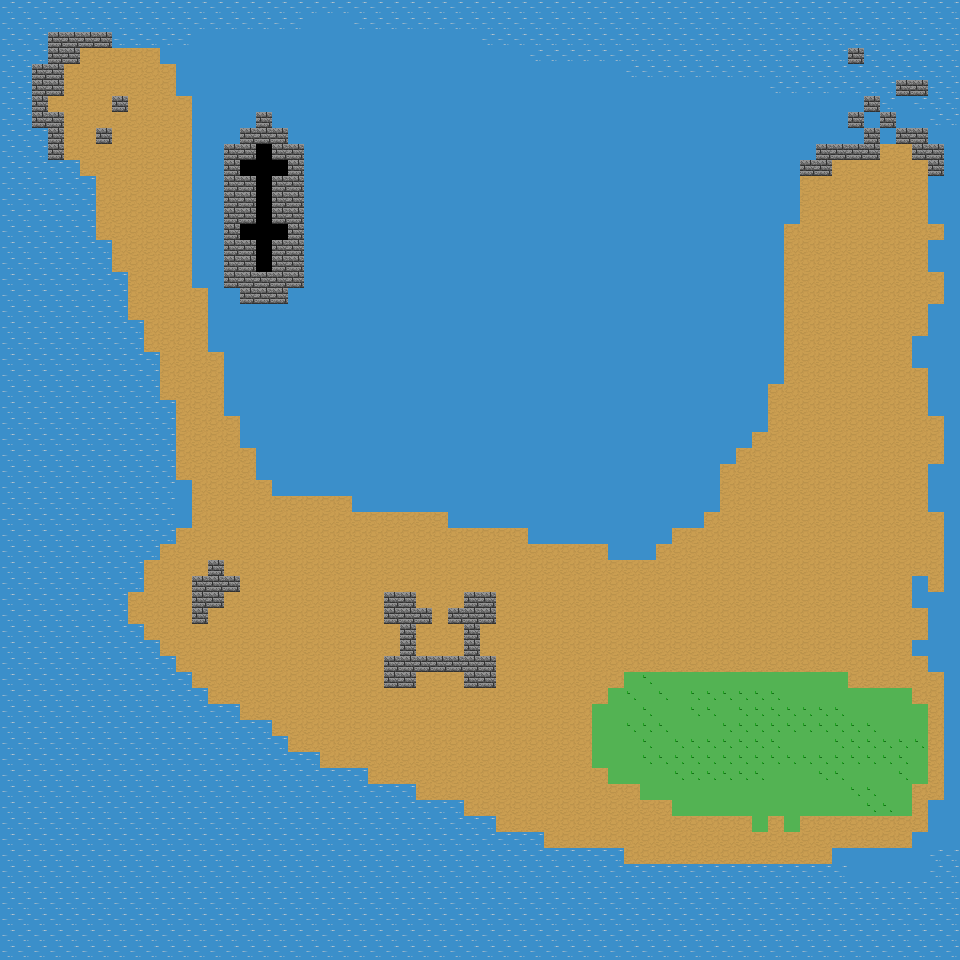

Below is a game level as drawn by its tile map, then a one-line description and the .tmx file that defines it, in full:
An orthogonal 60x60 tile map with 16x16 px tiles, 1 tile layer (Tile Layer 1).

<map version="1.10" tiledversion="1.11.0" orientation="orthogonal" renderorder="right-down" width="60" height="60" tilewidth="16" tileheight="16" infinite="0" nextlayerid="2" nextobjectid="1">
 <tileset firstgid="1" source="tileset.tsx" />
 <layer id="1" name="Tile Layer 1" width="60" height="60">
  <data encoding="csv">
7,7,7,7,7,7,7,7,7,7,7,7,7,7,7,7,7,7,7,7,7,7,7,7,7,7,7,7,7,7,7,7,7,7,7,7,7,7,7,7,7,7,7,7,7,7,7,7,7,7,7,7,7,7,7,7,7,7,7,7,
7,7,7,7,7,7,7,7,7,7,7,7,7,7,7,7,7,7,7,5,5,5,7,7,7,7,7,7,7,7,7,7,7,7,7,7,7,7,7,7,7,7,7,7,7,7,7,7,7,7,7,7,7,7,7,7,7,7,7,7,
7,7,7,6,6,6,6,7,7,7,7,7,5,5,5,5,5,5,5,5,5,5,5,5,5,5,5,5,5,5,7,7,7,7,7,7,7,7,7,7,7,7,7,7,7,7,7,7,7,7,7,7,7,7,7,7,7,7,7,7,
7,7,7,6,6,4,4,4,4,4,5,5,5,5,5,5,5,5,5,5,5,5,5,5,5,5,5,5,5,5,5,5,5,7,7,7,7,7,7,7,7,7,7,7,7,7,7,7,7,7,7,7,7,6,7,7,7,7,7,7,
7,7,6,6,4,4,4,4,4,4,4,5,5,5,5,5,5,5,5,5,5,5,5,5,5,5,5,5,5,5,5,5,5,5,5,5,5,5,5,7,7,7,7,7,7,7,7,7,7,7,7,7,7,7,7,7,7,7,7,7,
7,7,6,6,4,4,4,4,4,4,4,5,5,5,5,5,5,5,5,5,5,5,5,5,5,5,5,5,5,5,5,5,5,5,5,5,5,5,5,5,5,5,5,5,5,5,5,5,7,7,7,7,7,7,7,7,6,6,7,7,
7,7,6,4,4,4,4,6,4,4,4,4,5,5,5,5,5,5,5,5,5,5,5,5,5,5,5,5,5,5,5,5,5,5,5,5,5,5,5,5,5,5,5,5,5,5,5,5,5,5,5,5,5,5,6,7,5,7,7,7,
7,7,6,6,4,4,4,4,4,4,4,4,5,5,5,5,6,5,5,5,5,5,5,5,5,5,5,5,5,5,5,5,5,5,5,5,5,5,5,5,5,5,5,5,5,5,5,5,5,5,5,5,5,6,5,6,5,5,7,7,
7,7,7,6,4,4,6,4,4,4,4,4,5,5,5,6,6,6,5,5,5,5,5,5,5,5,5,5,5,5,5,5,5,5,5,5,5,5,5,5,5,5,5,5,5,5,5,5,5,5,5,5,5,5,6,5,6,6,5,5,
7,7,7,6,4,4,4,4,4,4,4,4,5,5,6,6,1,6,6,5,5,5,5,5,5,5,5,5,5,5,5,5,5,5,5,5,5,5,5,5,5,5,5,5,5,5,5,5,5,5,5,6,6,6,6,4,4,6,6,5,
7,7,7,7,7,4,4,4,4,4,4,4,5,5,6,1,1,1,6,5,5,5,5,5,5,5,5,5,5,5,5,5,5,5,5,5,5,5,5,5,5,5,5,5,5,5,5,5,5,5,6,6,4,4,4,4,4,4,6,5,
7,7,7,7,7,7,4,4,4,4,4,4,5,5,6,6,1,6,6,5,5,5,5,5,5,5,5,5,5,5,5,5,5,5,5,5,5,5,5,5,5,5,5,5,5,5,5,5,5,5,4,4,4,4,4,4,4,4,5,5,
7,7,7,7,7,7,4,4,4,4,4,4,5,5,6,6,1,6,6,5,5,5,5,5,5,5,5,5,5,5,5,5,5,5,5,5,5,5,5,5,5,5,5,5,5,5,5,5,5,5,4,4,4,4,4,4,4,4,5,5,
7,7,7,7,7,7,4,4,4,4,4,4,5,5,6,6,1,6,6,5,5,5,5,5,5,5,5,5,5,5,5,5,5,5,5,5,5,5,5,5,5,5,5,5,5,5,5,5,5,5,4,4,4,4,4,4,4,4,5,5,
7,7,7,7,7,7,4,4,4,4,4,4,5,5,6,1,1,1,6,5,5,5,5,5,5,5,5,5,5,5,5,5,5,5,5,5,5,5,5,5,5,5,5,5,5,5,5,5,5,4,4,4,4,4,4,4,4,4,4,5,
7,7,7,7,7,7,7,4,4,4,4,4,5,5,6,6,1,6,6,5,5,5,5,5,5,5,5,5,5,5,5,5,5,5,5,5,5,5,5,5,5,5,5,5,5,5,5,5,5,4,4,4,4,4,4,4,4,4,5,5,
7,7,7,7,7,7,7,4,4,4,4,4,5,5,6,6,1,6,6,5,5,5,5,5,5,5,5,5,5,5,5,5,5,5,5,5,5,5,5,5,5,5,5,5,5,5,5,5,5,4,4,4,4,4,4,4,4,4,5,5,
7,7,7,7,7,7,7,7,4,4,4,4,5,5,6,6,6,6,6,5,5,5,5,5,5,5,5,5,5,5,5,5,5,5,5,5,5,5,5,5,5,5,5,5,5,5,5,5,5,4,4,4,4,4,4,4,4,4,4,5,
7,7,7,7,7,7,7,7,4,4,4,4,4,5,5,6,6,6,5,5,5,5,5,5,5,5,5,5,5,5,5,5,5,5,5,5,5,5,5,5,5,5,5,5,5,5,5,5,5,4,4,4,4,4,4,4,4,4,4,5,
7,7,7,7,7,7,7,7,4,4,4,4,4,5,5,5,5,5,5,5,5,5,5,5,5,5,5,5,5,5,5,5,5,5,5,5,5,5,5,5,5,5,5,5,5,5,5,5,5,4,4,4,4,4,4,4,4,4,5,5,
7,7,7,7,7,7,7,7,7,4,4,4,4,5,5,5,5,5,5,5,5,5,5,5,5,5,5,5,5,5,5,5,5,5,5,5,5,5,5,5,5,5,5,5,5,5,5,5,5,4,4,4,4,4,4,4,4,4,5,5,
7,7,7,7,7,7,7,7,7,4,4,4,4,5,5,5,5,5,5,5,5,5,5,5,5,5,5,5,5,5,5,5,5,5,5,5,5,5,5,5,5,5,5,5,5,5,5,5,5,4,4,4,4,4,4,4,4,5,5,5,
7,7,7,7,7,7,7,7,7,7,4,4,4,4,5,5,5,5,5,5,5,5,5,5,5,5,5,5,5,5,5,5,5,5,5,5,5,5,5,5,5,5,5,5,5,5,5,5,5,4,4,4,4,4,4,4,4,5,5,5,
7,7,7,7,7,7,7,7,7,7,4,4,4,4,5,5,5,5,5,5,5,5,5,5,5,5,5,5,5,5,5,5,5,5,5,5,5,5,5,5,5,5,5,5,5,5,5,5,5,4,4,4,4,4,4,4,4,4,5,5,
7,7,7,7,7,7,7,7,7,7,4,4,4,4,5,5,5,5,5,5,5,5,5,5,5,5,5,5,5,5,5,5,5,5,5,5,5,5,5,5,5,5,5,5,5,5,5,5,4,4,4,4,4,4,4,4,4,4,5,5,
7,7,7,7,7,7,7,7,7,7,7,4,4,4,5,5,5,5,5,5,5,5,5,5,5,5,5,5,5,5,5,5,5,5,5,5,5,5,5,5,5,5,5,5,5,5,5,5,4,4,4,4,4,4,4,4,4,4,5,5,
7,7,7,7,7,7,7,7,7,7,7,4,4,4,4,5,5,5,5,5,5,5,5,5,5,5,5,5,5,5,5,5,5,5,5,5,5,5,5,5,5,5,5,5,5,5,5,5,4,4,4,4,4,4,4,4,4,4,4,5,
7,7,7,7,7,7,7,7,7,7,7,4,4,4,4,5,5,5,5,5,5,5,5,5,5,5,5,5,5,5,5,5,5,5,5,5,5,5,5,5,5,5,5,5,5,5,5,4,4,4,4,4,4,4,4,4,4,4,4,5,
7,7,7,7,7,7,7,7,7,7,7,4,4,4,4,4,5,5,5,5,5,5,5,5,5,5,5,5,5,5,5,5,5,5,5,5,5,5,5,5,5,5,5,5,5,5,4,4,4,4,4,4,4,4,4,4,4,4,4,5,
7,7,7,7,7,7,7,7,7,7,7,4,4,4,4,4,5,5,5,5,5,5,5,5,5,5,5,5,5,5,5,5,5,5,5,5,5,5,5,5,5,5,5,5,5,4,4,4,4,4,4,4,4,4,4,4,4,4,5,5,
7,7,7,7,7,7,7,7,7,7,7,5,4,4,4,4,4,5,5,5,5,5,5,5,5,5,5,5,5,5,5,5,5,5,5,5,5,5,5,5,5,5,5,5,5,4,4,4,4,4,4,4,4,4,4,4,4,4,5,5,
7,7,7,7,7,7,7,7,7,7,7,5,4,4,4,4,4,4,4,4,4,4,5,5,5,5,5,5,5,5,5,5,5,5,5,5,5,5,5,5,5,5,5,5,5,4,4,4,4,4,4,4,4,4,4,4,4,4,5,5,
7,7,7,7,7,7,7,7,7,7,7,5,4,4,4,4,4,4,4,4,4,4,4,4,4,4,4,4,5,5,5,5,5,5,5,5,5,5,5,5,5,5,5,5,4,4,4,4,4,4,4,4,4,4,4,4,4,4,4,5,
7,7,7,7,7,7,7,7,7,7,7,4,4,4,4,4,4,4,4,4,4,4,4,4,4,4,4,4,4,4,4,4,4,5,5,5,5,5,5,5,5,5,4,4,4,4,4,4,4,4,4,4,4,4,4,4,4,4,4,5,
7,7,7,7,7,7,7,7,7,7,4,4,4,4,4,4,4,4,4,4,4,4,4,4,4,4,4,4,4,4,4,4,4,4,4,4,4,4,5,5,5,4,4,4,4,4,4,4,4,4,4,4,4,4,4,4,4,4,4,5,
7,7,7,7,7,7,7,7,7,4,4,4,4,6,4,4,4,4,4,4,4,4,4,4,4,4,4,4,4,4,4,4,4,4,4,4,4,4,4,4,4,4,4,4,4,4,4,4,4,4,4,4,4,4,4,4,4,4,4,5,
7,7,7,7,7,7,7,7,7,4,4,4,6,6,6,4,4,4,4,4,4,4,4,4,4,4,4,4,4,4,4,4,4,4,4,4,4,4,4,4,4,4,4,4,4,4,4,4,4,4,4,4,4,4,4,4,4,5,4,5,
7,7,7,7,7,7,7,7,4,4,4,4,6,6,4,4,4,4,4,4,4,4,4,4,6,6,4,4,4,6,6,4,4,4,4,4,4,4,4,4,4,4,4,4,4,4,4,4,4,4,4,4,4,4,4,4,4,5,5,5,
7,7,7,7,7,7,7,7,4,4,4,4,6,4,4,4,4,4,4,4,4,4,4,4,6,6,6,4,6,6,6,4,4,4,4,4,4,4,4,4,4,4,4,4,4,4,4,4,4,4,4,4,4,4,4,4,4,4,5,5,
7,7,7,7,7,7,7,7,7,4,4,4,4,4,4,4,4,4,4,4,4,4,4,4,4,6,4,4,4,6,4,4,4,4,4,4,4,4,4,4,4,4,4,4,4,4,4,4,4,4,4,4,4,4,4,4,4,4,5,5,
7,7,7,7,7,7,7,7,7,7,4,4,4,4,4,4,4,4,4,4,4,4,4,4,4,6,4,4,4,6,4,4,4,4,4,4,4,4,4,4,4,4,4,4,4,4,4,4,4,4,4,4,4,4,4,4,4,5,5,5,
7,7,7,7,7,7,7,7,7,7,7,4,4,4,4,4,4,4,4,4,4,4,4,4,6,6,6,6,6,6,6,4,4,4,4,4,4,4,4,4,4,4,4,4,4,4,4,4,4,4,4,4,4,4,4,4,4,4,5,5,
7,7,7,7,7,7,7,7,7,7,7,7,4,4,4,4,4,4,4,4,4,4,4,4,6,6,4,4,4,6,6,4,4,4,4,4,4,4,4,2,3,2,2,2,2,2,2,2,2,2,2,2,2,4,4,4,4,4,4,5,
7,7,7,7,7,7,7,7,7,7,7,7,7,4,4,4,4,4,4,4,4,4,4,4,4,4,4,4,4,4,4,4,4,4,4,4,4,4,2,3,2,3,2,3,3,3,3,3,3,2,2,2,2,2,2,2,2,4,4,5,
7,7,7,7,7,7,7,7,7,7,7,7,7,7,7,4,4,4,4,4,4,4,4,4,4,4,4,4,4,4,4,4,4,4,4,4,4,2,2,2,3,2,2,3,3,2,3,3,3,3,3,3,3,2,2,2,2,2,4,5,
7,7,7,7,7,7,7,7,7,7,7,7,7,7,7,7,7,4,4,4,4,4,4,4,4,4,4,4,4,4,4,4,4,4,4,4,4,2,2,3,3,3,2,2,2,3,3,3,3,3,3,3,3,3,3,2,2,2,4,5,
7,7,7,7,7,7,7,7,7,7,7,7,7,7,7,7,7,7,4,4,4,4,4,4,4,4,4,4,4,4,4,4,4,4,4,4,4,2,2,2,3,2,3,3,3,3,3,3,3,2,2,2,3,3,3,3,3,3,4,5,
7,7,7,7,7,7,7,7,7,7,7,7,7,7,7,7,7,7,7,7,4,4,4,4,4,4,4,4,4,4,4,4,4,4,4,4,4,2,2,2,3,3,3,3,3,3,3,3,3,3,3,3,3,3,3,3,3,2,4,5,
7,7,7,7,7,7,7,7,7,7,7,7,7,7,7,7,7,7,7,7,7,7,7,4,4,4,4,4,4,4,4,4,4,4,4,4,4,4,2,2,2,2,3,3,3,3,3,3,2,2,2,3,3,2,2,2,3,2,4,5,
7,7,7,7,7,7,7,7,7,7,7,7,7,7,7,7,7,7,7,7,7,7,7,7,7,7,4,4,4,4,4,4,4,4,4,4,4,4,4,4,2,2,2,2,2,2,2,2,2,2,2,2,2,3,3,2,2,4,4,5,
7,7,7,7,7,7,7,7,7,7,7,7,7,7,7,7,7,7,7,7,7,7,7,7,7,7,7,7,7,4,4,4,4,4,4,4,4,4,4,4,4,4,2,2,2,2,2,2,2,2,2,2,2,2,3,3,2,4,5,5,
7,7,7,7,7,7,7,7,7,7,7,7,7,7,7,7,7,7,7,7,7,7,7,7,7,7,7,7,7,7,7,4,4,4,4,4,4,4,4,4,4,4,4,4,4,4,4,2,4,2,4,4,4,4,4,4,4,4,5,5,
7,7,7,7,7,7,7,7,7,7,7,7,7,7,7,7,7,7,7,7,7,7,7,7,7,7,7,7,7,7,7,7,7,7,4,4,4,4,4,4,4,4,4,4,4,4,4,4,4,4,4,4,4,4,4,4,4,5,5,5,
7,7,7,7,7,7,7,7,7,7,7,7,7,7,7,7,7,7,7,7,7,7,7,7,7,7,7,7,7,7,7,7,7,7,7,7,7,7,7,4,4,4,4,4,4,4,4,4,4,4,4,4,5,5,5,5,5,5,7,7,
7,7,7,7,7,7,7,7,7,7,7,7,7,7,7,7,7,7,7,7,7,7,7,7,7,7,7,7,7,7,7,7,7,7,7,7,7,7,7,7,7,7,7,7,7,7,7,7,7,7,7,7,7,5,5,5,5,5,7,7,
7,7,7,7,7,7,7,7,7,7,7,7,7,7,7,7,7,7,7,7,7,7,7,7,7,7,7,7,7,7,7,7,7,7,7,7,7,7,7,7,7,7,7,7,7,7,7,7,7,7,7,7,7,7,7,7,7,7,7,7,
7,7,7,7,7,7,7,7,7,7,7,7,7,7,7,7,7,7,7,7,7,7,7,7,7,7,7,7,7,7,7,7,7,7,7,7,7,7,7,7,7,7,7,7,7,7,7,7,7,7,7,7,7,7,7,7,7,7,7,7,
7,7,7,7,7,7,7,7,7,7,7,7,7,7,7,7,7,7,7,7,7,7,7,7,7,7,7,7,7,7,7,7,7,7,7,7,7,7,7,7,7,7,7,7,7,7,7,7,7,7,7,7,7,7,7,7,7,7,7,7,
7,7,7,7,7,7,7,7,7,7,7,7,7,7,7,7,7,7,7,7,7,7,7,7,7,7,7,7,7,7,7,7,7,7,7,7,7,7,7,7,7,7,7,7,7,7,7,7,7,7,7,7,7,7,7,7,7,7,7,7,
7,7,7,7,7,7,7,7,7,7,7,7,7,7,7,7,7,7,7,7,7,7,7,7,7,7,7,7,7,7,7,7,7,7,7,7,7,7,7,7,7,7,7,7,7,7,7,7,7,7,7,7,7,7,7,7,7,7,7,7
</data>
 </layer>
</map>
